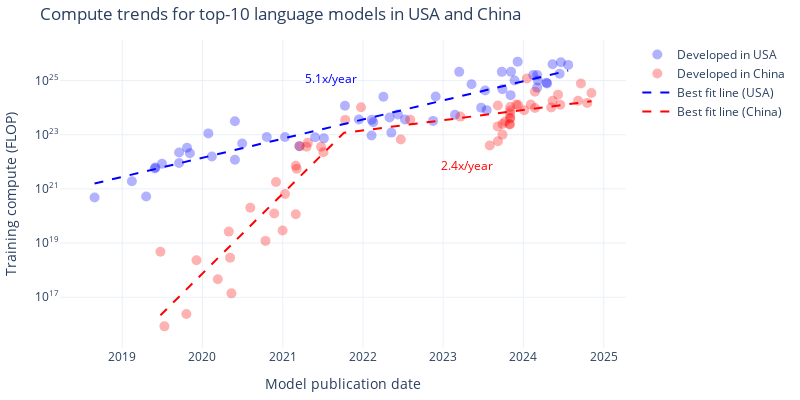

Here is the notebook cell this chart was saved with:
### Markdown cell above
## Plot predictions

### Code cell
# Graph of the different model fits using plotly

# Regression parameters for each category
params = {
    'USA': {
        'kink_count': 0,
        'allow_discontinuities': False,
    },
    'China': {
        'kink_count': 1,
        'allow_discontinuities': False,
    }
}

def plot_model(df, params):
    fig = go.Figure()

    # Plot the original data points
    df_usa = df[df['category'] == 'USA']
    df_china = df[df['category'] == 'China']

    fig.add_trace(go.Scatter(
        x=df_usa['date'], y=df_usa['log_flop'],
        mode='markers', name='Developed in USA', text=df_usa['System'],
        marker=dict(color=colors['USA'], opacity=0.3, size=10)
    ))
    fig.add_trace(go.Scatter(
        x=df_china['date'], y=df_china['log_flop'],
        mode='markers', name='Developed in China', text=df_china['System'],
        marker=dict(color=colors['China'], opacity=0.3, size=10)
    ))

    fit_results = {}
    for category, params in params.items():
        fit_result = fit_n_phase_exponential(df[df['category'] == category], **params)
        fit_results[category] = fit_result

    # Plot the fit lines
    usa_date_grid = pd.date_range(start=usa_df['date'].min(), end=usa_df['date'].max(), freq='D')
    china_date_grid = pd.date_range(start=china_df['date'].min(), end=china_df['date'].max(), freq='D')
    log_flop_usa = fit_results['USA'].predict(pd.Series(usa_date_grid))
    log_flop_china = fit_results['China'].predict(pd.Series(china_date_grid))
    usa_trend_df = pd.DataFrame({
        'date': usa_date_grid,
        'log_flop': log_flop_usa,
    })
    china_trend_df = pd.DataFrame({
        'date': china_date_grid,
        'log_flop': log_flop_china,
    })

    fig.add_trace(go.Scatter(
        x=usa_date_grid, y=log_flop_usa,
        mode='lines', name='Best fit line (USA)',
        line=dict(color=colors['USA'], dash='dash')
    ))
    fig.add_trace(go.Scatter(
        x=china_date_grid, y=log_flop_china,
        mode='lines', name='Best fit line (China)',
        line=dict(color=colors['China'], dash='dash')
    ))

    # Add slope labels
    for category in ['USA', 'China']:
        category_df = df[df['category'] == category]
        points = [category_df['date'].min()] + fit_results[category].break_points_dt + [category_df['date'].max()]
        # print(fit_results[category].oom_year_slopes)
        for i in range(len(points) - 2, len(points) - 1):
            mid = points[i] + (points[i+1] - points[i]) / 2
            y = fit_results[category].predict(pd.Series([mid]))[0]
            fig.add_annotation(
                x=mid, y=y + 1.2 * (1.5 if category == 'USA' else -1.5),
                text=f'{10**fit_results[category].oom_year_slopes[i]:0.1f}x/year',
                showarrow=False,
                font=dict(size=12, color=colors[category])
            )

    # Plot horizontal line segment showing the lag
    # lag_months = calculate_lag(df, fit_results) * 12  # Convert years to months
    # end_date = china_df['date'].max()
    # start_date = end_date - pd.DateOffset(days=int(lag_months * 30.4375))  # Approximate months to days conversion
    # y_value = fit_results['China'].predict(pd.Series([end_date]))[0]
    # fig.add_annotation(
    #     x=end_date, y=y_value,
    #     ax=start_date, ay=y_value,
    #     xref='x', yref='y',
    #     axref='x', ayref='y',
    #     showarrow=True,
    #     arrowhead=2,
    #     arrowsize=1,
    #     arrowwidth=2,
    #     arrowcolor='black',
    # )
    # fig.add_annotation(
    #     x=start_date, y=y_value,
    #     ax=end_date, ay=y_value,
    #     xref='x', yref='y',
    #     axref='x', ayref='y',
    #     showarrow=True,
    #     arrowhead=2,
    #     arrowsize=1,
    #     arrowwidth=2,
    #     arrowcolor='black',
    # )
    # fig.add_annotation(
    #     # x=(start_date + (end_date - start_date) * 0.5), 
    #     x=pd.to_datetime('2022-09-01'),
    #     y=y_value+0.65,
    #     text=f'Lag: {lag_months:.0f} months',
    #     showarrow=False,
    # )

    # Annotate some key models with text
    
    # key_models = ['GPT-4'] if (exclude_big_llama or exclude_all_llamas) else ['GPT-4', 'Llama 3.1-405B']
    # for model_name in key_models:
    #     model_row = df_filtered[df_filtered['System'] == model_name]
    #     fig.add_annotation(
    #         x=model_row['date'].iloc[0], y=model_row['log_flop'].iloc[0],
    #         text=model_name,
    #         showarrow=True,
    #         font=dict(size=12, color='black'),
    #         xanchor='right', yanchor='bottom'
    #     )

    # Update layout
    title = f'Compute trends for top-{top_n} language models in USA and China'
    fig.update_layout(
        template='plotly_white',
        width=800,
        height=400,
        title=title,
        xaxis_title='Model publication date',
        yaxis_title='Training compute (FLOP)',
        legend_title='',
        # legend=dict(
        #     x=0.75,
        #     y=0.05
        # ),
        margin=dict(l=10, r=10, t=40, b=10),
        # xaxis=dict(
        #     tickformat='%Y',
        #     dtick='M12',
        # ),
        yaxis=dict(
            tickmode='array',
            tickvals=list(range(int(df['log_flop'].min()), int(df['log_flop'].max())+2, 2)),
            ticktext=[f'10<sup>{i}</sup>' for i in range(int(df['log_flop'].min()), int(df['log_flop'].max())+2, 2)]
        )
    )

    if save:
        fname = f'compute_regression_{model_selection}_frontier={frontier_selection}_top{top_n}_cutoff={cutoff_date}'
        save_plot(fig, results_dir, fname)
        df_usa[['System', 'date', 'log_flop']].to_csv(results_dir + f'plot_data/{fname}_usa.csv', index=False)
        df_china[['System', 'date', 'log_flop']].to_csv(results_dir + f'plot_data/{fname}_china.csv', index=False)
        usa_trend_df[['date', 'log_flop']].to_csv(results_dir + f'plot_data/{fname}_usa_trend.csv', index=False)
        china_trend_df[['date', 'log_flop']].to_csv(results_dir + f'plot_data/{fname}_china_trend.csv', index=False)

    for category in ['USA', 'China']:
        print(category)
        fit_result = fit_results[category]
        simple_fit = fit_n_phase_exponential(df[df['category'] == category], 0)
        bayes_factor = np.exp(-0.5 * (fit_result.bic - simple_fit.bic))
        unadjusted_bayes_factor = np.exp(-0.5 * (fit_result.bic - (simple_fit.bic + 2*np.log(len(df[df['category'] == category])))))

        print(f"BIC score: {fit_result.bic}")
        bic_score_difference = fit_result.bic - simple_fit.bic
        if bic_score_difference > 0:
            print(f"The simple exponential is preferred over this fit by a BIC score difference of {fit_result.bic - simple_fit.bic}")
        if bic_score_difference < 0:
            print(f"This fit is preferred over a simple exponential by a BIC score difference of {-(fit_result.bic - simple_fit.bic)}")

    fig.show()

    return fit_result

fit_result = plot_model(df_filtered, params)

### Figure 1 — Plotly figure (JSON) as saved in the notebook; plotly's stock layout.template omitted (floating-point values rounded to 4 significant figures; data arrays with more than 128 entries replaced by an {"elided": "..."} marker saying what was removed)
{"data": [{"marker": {"color": "blue", "opacity": 0.3, "size": 10}, "mode": "markers", "name": "Developed in USA", "text": ["Big Transformer for Back-Translation", "GPT-2 (1.5B)", "BERT-Large-CAS (PTB+WT2+WT103)", "Grover-Mega", "XLNet", "RoBERTa Large", "Megatron-BERT", "Megatron-LM (8.3B)", "T5-11B", "XLM-RoBERTa", "Meena", "Turing-NLG", "GPT3-6.7B (rerun of original)", "GPT-3 175B (davinci)", "GShard (dense)", "mT5-XXL", "Switch", "GLM-10B", "ByT5-XXL", "Codex", "Megatron-Turing NLG 530B", "GLaM", "GPT-NeoX-20B", "LaMDA", "ST-MoE", "PaLM (540B)", "OPT-175B", "UL2", "BIG-G 137B", "BLOOM-176B", "Galactica", "GPT-3.5 (text-davinci-003)", "LLaMA-65B", "GPT-4", "PaLM 2", "Inflection-1", "Claude 2", "Llama 2-70B", "GPT-4V", "Amazon Titan", "Grok-1", "GPT-4 Turbo", "Inflection-2", "Gemini 1.0 Ultra", "Gemini 1.5 Pro", "Claude 3 Sonnet", "Claude 3 Opus", "Inflection-2.5", "Reka Core", "Llama 3-70B", "GPT-4o", "Nemotron-4 340B", "Claude 3.5 Sonnet", "Llama 3.1-405B"], "type": "scatter", "x": ["2018-08-28T00:00:00", "2019-02-14T00:00:00", "2019-04-20T00:00:00", "2019-05-29T00:00:00", "2019-06-01T00:00:00", "2019-07-01T00:00:00", "2019-09-17T00:00:00", "2019-09-17T00:00:00", "2019-10-23T00:00:00", "2019-11-05T00:00:00", "2020-01-28T00:00:00", "2020-02-13T00:00:00", "2020-05-28T00:00:00", "2020-05-28T00:00:00", "2020-06-30T00:00:00", "2020-10-20T00:00:00", "2021-01-11T00:00:00", "2021-03-18T00:00:00", "2021-05-28T00:00:00", "2021-07-07T00:00:00", "2021-10-11T00:00:00", "2021-12-13T00:00:00", "2022-02-09T00:00:00", "2022-02-10T00:00:00", "2022-02-17T00:00:00", "2022-04-04T00:00:00", "2022-05-02T00:00:00", "2022-05-10T00:00:00", "2022-06-09T00:00:00", "2022-07-11T00:00:00", "2022-11-16T00:00:00", "2022-11-28T00:00:00", "2023-02-24T00:00:00", "2023-03-15T00:00:00", "2023-05-10T00:00:00", "2023-06-23T00:00:00", "2023-07-11T00:00:00", "2023-07-18T00:00:00", "2023-09-25T00:00:00", "2023-09-28T00:00:00", "2023-11-04T00:00:00", "2023-11-06T00:00:00", "2023-11-22T00:00:00", "2023-12-06T00:00:00", "2024-02-15T00:00:00", "2024-03-04T00:00:00", "2024-03-04T00:00:00", "2024-03-07T00:00:00", "2024-04-15T00:00:00", "2024-04-18T00:00:00", "2024-05-13T00:00:00", "2024-06-14T00:00:00", "2024-06-20T00:00:00", "2024-07-23T00:00:00"], "y": [20.68, 21.28, 20.72, 21.76, 21.79, 21.93, 22.34, 21.96, 22.52, 22.32, 23.05, 22.2, 22.08, 23.5, 22.68, 22.91, 22.91, 22.58, 22.91, 22.87, 24.07, 23.56, 22.97, 23.55, 23.46, 24.4, 23.63, 23.08, 23.75, 23.56, 23.51, 24.41, 23.74, 25.32, 24.87, 24.0, 24.64, 23.91, 25.32, 24.68, 24.46, 25.32, 25.0, 25.7, 25.2, 24.74, 25.2, 25.0, 24.92, 24.9, 25.6, 25.26, 25.67, 25.58]}, {"marker": {"color": "red", "opacity": 0.3, "size": 10}, "mode": "markers", "name": "Developed in China", "text": ["Tensorized Transformer (257M)", "R-Transformer", "LSTM(large)+Sememe+cell", "MMLSTM", "TransformerXL + spectrum control", "Segatron XL large, M=384", "NAS+ESS (156M)", "ONLSTM-SYD", "ERNIE-GEN (large)", "Memformer (4 encoder + 16 decoder)", "KEPLER", "CPM-Large", "ERNIE-Doc (247M)", "Wu Dao - Wen Yuan", "Wu Dao - Wen Lan", "Wu Dao - Wen Hui", "M6-T", "GLM-10B", "PLUG", "PanGu-α", "CPM-2", "ERNIE 3.0", "Yuan 1.0", "ERNIE 3.0 Titan", "CodeGeeX", "GLM-130B", "PanGu-Σ", "JIANG", "Baichuan2-13B", "Hunyuan", "FLM-101B", "Qwen-7B", "Qwen-14B", "CodeFuse-13B", "Skywork-13B", "Nanbeige-16B", "BlueLM 70B", "BlueLM 130B", "BlueLM 175B", "DeepSeek Coder 33B", "Yi-34B", "Qwen-72B", "XVERSE-65B-2", "DeepSeek LLM 67B", "GLM-4 (0116)", "Qwen1.5 72B", "MegaScale (Production)", "MegaScale (530B)", "DeepSeek-V2", "Yi-Large", "Qwen2-72B", "DeepSeek-Coder-V2 236B", "DeepSeek-V2.5", "Qwen2.5-72B", "Yi-Lightning", "Hunyuan-Large"], "type": "scatter", "x": ["2019-06-24T00:00:00", "2019-07-12T00:00:00", "2019-10-20T00:00:00", "2019-12-05T00:00:00", "2020-03-11T00:00:00", "2020-04-30T00:00:00", "2020-05-06T00:00:00", "2020-05-12T00:00:00", "2020-08-06T00:00:00", "2020-10-14T00:00:00", "2020-11-23T00:00:00", "2020-12-01T00:00:00", "2020-12-31T00:00:00", "2021-01-11T00:00:00", "2021-03-01T00:00:00", "2021-03-01T00:00:00", "2021-03-05T00:00:00", "2021-03-18T00:00:00", "2021-04-19T00:00:00", "2021-04-25T00:00:00", "2021-06-24T00:00:00", "2021-07-05T00:00:00", "2021-10-12T00:00:00", "2021-12-23T00:00:00", "2022-06-22T00:00:00", "2022-08-04T00:00:00", "2023-03-20T00:00:00", "2023-08-01T00:00:00", "2023-09-06T00:00:00", "2023-09-07T00:00:00", "2023-09-07T00:00:00", "2023-09-28T00:00:00", "2023-09-28T00:00:00", "2023-10-10T00:00:00", "2023-10-30T00:00:00", "2023-11-01T00:00:00", "2023-11-02T00:00:00", "2023-11-02T00:00:00", "2023-11-02T00:00:00", "2023-11-02T00:00:00", "2023-11-02T00:00:00", "2023-11-30T00:00:00", "2023-12-08T00:00:00", "2024-01-05T00:00:00", "2024-01-17T00:00:00", "2024-02-04T00:00:00", "2024-02-23T00:00:00", "2024-02-23T00:00:00", "2024-05-07T00:00:00", "2024-05-13T00:00:00", "2024-06-07T00:00:00", "2024-06-17T00:00:00", "2024-09-06T00:00:00", "2024-09-19T00:00:00", "2024-10-18T00:00:00", "2024-11-06T00:00:00"], "y": [18.68, 15.92, 16.38, 18.37, 17.66, 19.42, 18.46, 17.14, 20.3, 19.08, 20.09, 21.26, 19.46, 20.81, 21.86, 20.06, 21.74, 22.58, 22.56, 22.71, 22.56, 22.35, 23.55, 24.02, 22.82, 23.55, 23.67, 22.61, 23.31, 24.08, 22.76, 23.0, 23.4, 23.49, 23.4, 23.38, 23.62, 23.89, 24.02, 23.6, 23.79, 24.11, 24.1, 23.91, 25.08, 24.11, 24.59, 23.99, 24.01, 24.26, 24.48, 24.11, 24.25, 24.89, 24.18, 24.54]}, {"line": {"color": "blue", "dash": "dash"}, "mode": "lines", "name": "Best fit line (USA)", "type": "scatter", "x": {"elided": "2157 str values"}, "y": {"elided": "2157 float values"}}, {"line": {"color": "red", "dash": "dash"}, "mode": "lines", "name": "Best fit line (China)", "type": "scatter", "x": {"elided": "1963 str values"}, "y": {"elided": "1963 float values"}}], "layout": {"annotations": [{"font": {"color": "blue", "size": 12}, "showarrow": false, "text": "5.1x/year", "x": "2021-08-10T00:00:00", "y": 25.08}, {"font": {"color": "red", "size": 12}, "showarrow": false, "text": "2.4x/year", "x": "2023-04-20T00:00:00", "y": 21.85}], "height": 400, "legend": {"title": {"text": ""}}, "margin": {"b": 10, "l": 10, "r": 10, "t": 40}, "title": {"text": "Compute trends for top-10 language models in USA and China"}, "width": 800, "xaxis": {"title": {"text": "Model publication date"}}, "yaxis": {"tickmode": "array", "ticktext": ["10<sup>15</sup>", "10<sup>17</sup>", "10<sup>19</sup>", "10<sup>21</sup>", "10<sup>23</sup>", "10<sup>25</sup>"], "tickvals": [15, 17, 19, 21, 23, 25], "title": {"text": "Training compute (FLOP)"}}}}
